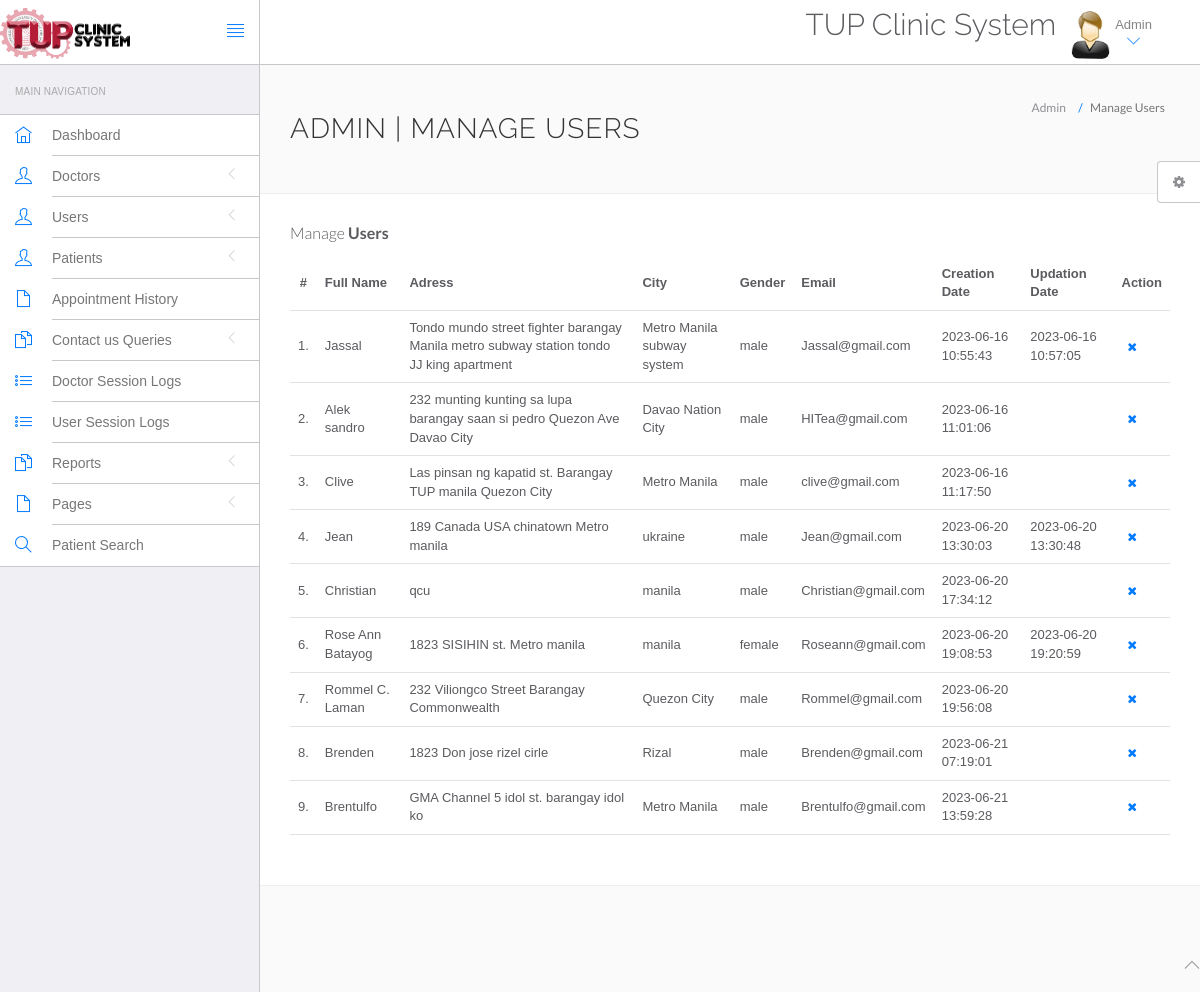
The app's page /hms/admin/manage-users.php (signed in) with its own data.
### tables this page shows
CREATE TABLE `users` (
  `id` int(11) NOT NULL,
  `fullName` varchar(255) DEFAULT NULL,
  `address` longtext DEFAULT NULL,
  `city` varchar(255) DEFAULT NULL,
  `gender` varchar(255) DEFAULT NULL,
  `email` varchar(255) DEFAULT NULL,
  `password` varchar(255) DEFAULT NULL,
  `regDate` timestamp NULL DEFAULT current_timestamp(),
  `updationDate` timestamp NULL DEFAULT NULL ON UPDATE current_timestamp()
);

### hms/admin/manage-users.php (the view, shortened to what this page needs)
<?php
include('include/config.php');
if(strlen($_SESSION['id']==0)) {
 header('location:logout.php');
  } else{
?>
<!DOCTYPE html>
<html lang="en">
	<head>
		<link rel="stylesheet" href="vendor/bootstrap/css/bootstrap.min.css">
		<link rel="stylesheet" href="vendor/fontawesome/css/font-awesome.min.css">
		<link rel="stylesheet" href="vendor/themify-icons/themify-icons.min.css">
		<link href="vendor/animate.css/animate.min.css" rel="stylesheet" media="screen">
		<link href="vendor/perfect-scrollbar/perfect-scrollbar.min.css" rel="stylesheet" media="screen">
		<link href="vendor/switchery/switchery.min.css" rel="stylesheet" media="screen">
		<link href="vendor/bootstrap-touchspin/jquery.bootstrap-touchspin.min.css" rel="stylesheet" media="screen">
		<link href="vendor/select2/select2.min.css" rel="stylesheet" media="screen">
		<link href="vendor/bootstrap-datepicker/bootstrap-datepicker3.standalone.min.css" rel="stylesheet" media="screen">
		<link href="vendor/bootstrap-timepicker/bootstrap-timepicker.min.css" rel="stylesheet" media="screen">
		<link rel="stylesheet" href="assets/css/styles.css">
		<link rel="stylesheet" href="assets/css/plugins.css">
		<link rel="stylesheet" href="assets/css/themes/theme-1.css" id="skin_color" />
	</head>
	<body>
		<div id="app">
<?php include('include/sidebar.php');?>
			<div class="app-content">
						<?php include('include/header.php');?>
				<div class="main-content" >
					<div class="wrap-content container" id="container">
						<section id="page-title">
							<div class="row">
								<div class="col-sm-8">
									<h1 class="mainTitle">Admin | Manage Users</h1>
																	</div>
								<ol class="breadcrumb">
									<li>
										<span>Admin</span>
									</li>
									<li class="active">
										<span>Manage Users</span>
									</li>
								</ol>
							</div>
						</section>
						<div class="container-fluid container-fullw bg-white">
									<div class="row">
								<div class="col-md-12">
									<h5 class="over-title margin-bottom-15">Manage <span class="text-bold">Users</span></h5>
									<table class="table table-hover" id="sample-table-1">
										<thead>
											<tr>
												<th class="center">#</th>
												<th>Full Name</th>
												<th class="hidden-xs">Adress</th>
												<th>City</th>
												<th>Gender </th>
												<th>Email </th>
												<th>Creation Date </th>
												<th>Updation Date </th>
												<th>Action</th>
											</tr>
										</thead>
										<tbody>
<?php
$sql=mysqli_query($con,"select * from users");
$cnt=1;
while($row=mysqli_fetch_array($sql))
{
?>
											<tr>
												<td class="center"><?php echo $cnt;?>.</td>
												<td class="hidden-xs"><?php echo $row['fullName'];?></td>
												<td><?php echo $row['address'];?></td>
												<td><?php echo $row['city'];?>
												</td>
												<td><?php echo $row['gender'];?></td>
												<td><?php echo $row['email'];?></td>
												<td><?php echo $row['regDate'];?></td>
												<td><?php echo $row['updationDate'];?>
												</td>
												<td >
												<div class="visible-md visible-lg hidden-sm hidden-xs">
	<a href="manage-users.php?id=<?php echo $row['id']?>&del=delete" onClick="return confirm('Are you sure you want to delete?')"class="btn btn-transparent btn-xs tooltips" tooltip-placement="top" tooltip="Remove"><i class="fa fa-times fa fa-white"></i></a>
												</div>
												</td>
											</tr>
											<?php
$cnt=$cnt+1;
											 }?>
										</tbody>
									</table>
								</div>
							</div>
								</div>
							</div>
						</div>
					</div>
				</div>
	<?php include('include/footer.php');?>
	<?php include('include/setting.php');?>
	</body>
</html>
<?php } ?>

### hms/admin/assets/css/themes/theme-1.css (style rules this page uses)
body { background: #FAFAFA; }

### records on screen
users: fullName "Jassal", address "Tondo mundo street fighter barangay Manila metro subway station tondo JJ king apartment", city "Metro Manila subway system", gender "male", email "Jassal@gmail.com", regDate "2023-06-16 10:55:43", updationDate "2023-06-16 10:57:05"
users: fullName "Alek sandro", address "232 munting kunting sa lupa barangay saan si pedro Quezon Ave Davao City", city "Davao Nation City", gender "male", email "HITea@gmail.com", regDate "2023-06-16 11:01:06"
users: fullName "Clive", address "Las pinsan ng kapatid st. Barangay TUP manila Quezon City", city "Metro Manila", gender "male", email "clive@gmail.com", regDate "2023-06-16 11:17:50"
users: fullName "Jean", address "189 Canada USA chinatown Metro manila", city "ukraine", gender "male", email "Jean@gmail.com", regDate "2023-06-20 13:30:03", updationDate "2023-06-20 13:30:48"
users: fullName "Christian", address "qcu", city "manila", gender "male", email "Christian@gmail.com", regDate "2023-06-20 17:34:12"
users: fullName "Rose Ann Batayog", address "1823 SISIHIN st. Metro manila", city "manila", gender "female", email "Roseann@gmail.com", regDate "2023-06-20 19:08:53", updationDate "2023-06-20 19:20:59"
users: fullName "Rommel C. Laman", address "232 Viliongco Street Barangay Commonwealth", city "Quezon City", gender "male", email "Rommel@gmail.com", regDate "2023-06-20 19:56:08"
users: fullName "Brenden", address "1823 Don jose rizel cirle", city "Rizal", gender "male", email "Brenden@gmail.com", regDate "2023-06-21 07:19:01"
users: fullName "Brentulfo", address "GMA Channel 5 idol st. barangay idol ko", city "Metro Manila", gender "male", email "Brentulfo@gmail.com", regDate "2023-06-21 13:59:28"
